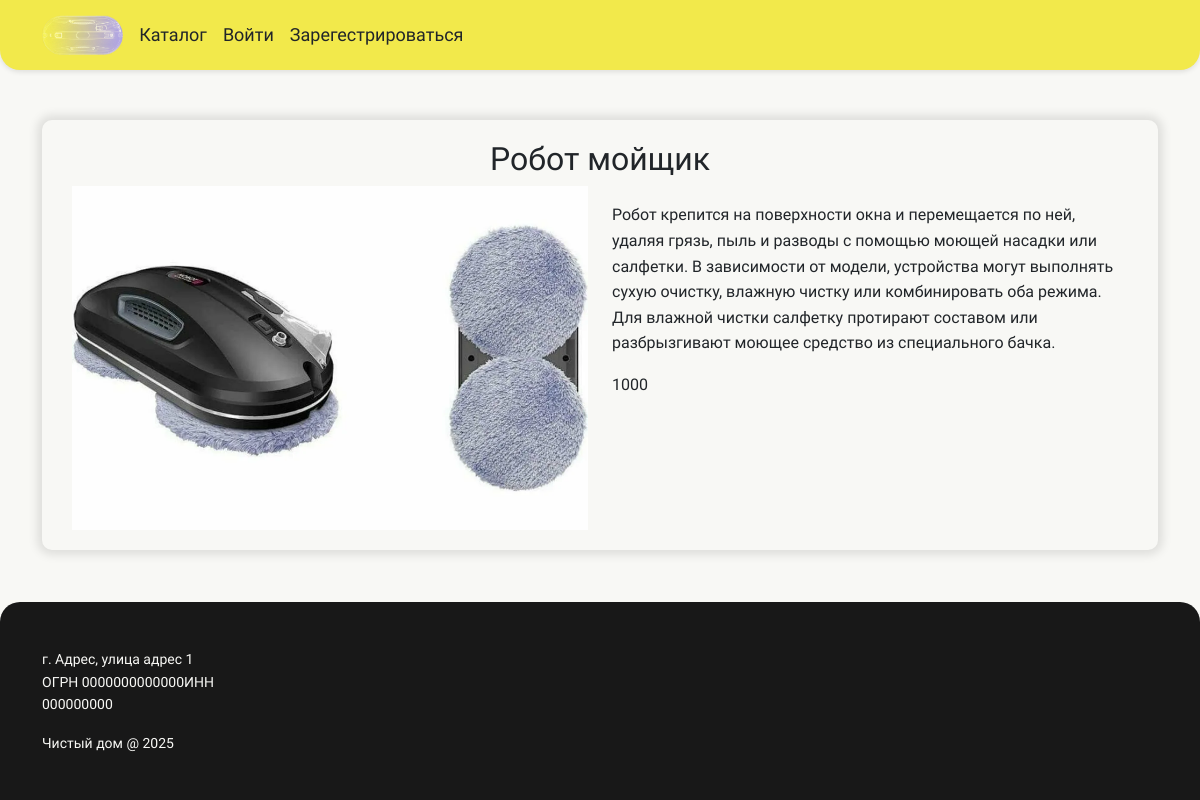
Page /catalogue/wash/ on the committed database.
### catalogue/models.py (models this page shows, shortened)
class Item(models.Model):
    id_category = models.ForeignKey(Category, on_delete=models.CASCADE)
    title  = models.CharField(max_length=200)
    description = models.TextField()
    price = models.IntegerField()
    img = models.ImageField(upload_to='images/')
    slug = models.SlugField(unique=True)

### catalogue/views.py (the view)
# urls.py: path('<slug:slug>/', views.item, name = 'item'),
def item(request, slug):
    items = Item.objects.all()
    item = Item.objects.get(slug=slug)
    return render(request, 'catalogue/item.html', {'items' : items, 'item':item})

### catalogue/templates/catalogue/item.html (shortened to what this page needs)
{% extends "base_layout.html" %}
{%block content %}
<section class="item">
    <div class = "container">
        <div class = "item-wrapper">
            <div class = "row g-4">
                <h1>{{ item.title }}</h1>
                <div class = "col-lg-6">
                    <img src = "{{ item.img.url }}" alt = "">
                </div>
                <div class = "col-lg-6">
                    <p>{{ item.description }}</p>
                    <p>{{ item.price }}</p>
                </div>
            </div>
        </div>
    </div>
</section>
{% endblock content %}

### static/css/style.css (style rules this page uses)
html { height: 100%; }
body { font-family: 'Montserrat Alternates', sans-serif; margin: 0px; padding: 0; background-color: #f8f8f5; line-height: 1.6; min-height: 100%; display: flex; flex-direction: column; }
section { margin: 50px 0px; }
h1 { font-size: 38px; text-align: center; }
p { margin-top: 1rem; }
img { width: 100%; }
.catalogue_item, .item-wrapper { box-shadow: 0 0 10px 5px rgba(0,0,0,0.1); border-radius: 10px; padding: 20px 30px; height: 100%; align-items: center; }
.item .g-4 { --bs-gutter-y: 0rem; }
@media (max-width: 1200px) { .promo_base-text h1, h1 { font-size: 32px; } }
@media (max-width: 1200px) { .promo_base-text p, p { font-size: 16px; } }
@media (max-width: 1200px) { .item img { width: 100%; } }

### rows in the picture
Item: title "Робот мойщик", img (picture), description "Робот крепится на поверхности окна и перемещается по ней, удаляя грязь, пыль и разводы с помощью моющей насадки или салфетки. В зависимости от модели, устройства могут выполнять сухую очистку, влажную чистку или комбинировать оба режима. Для влажной чистки салфетку протирают составом или разбрызгивают моющее средство из специального бачка.", price "1000"
